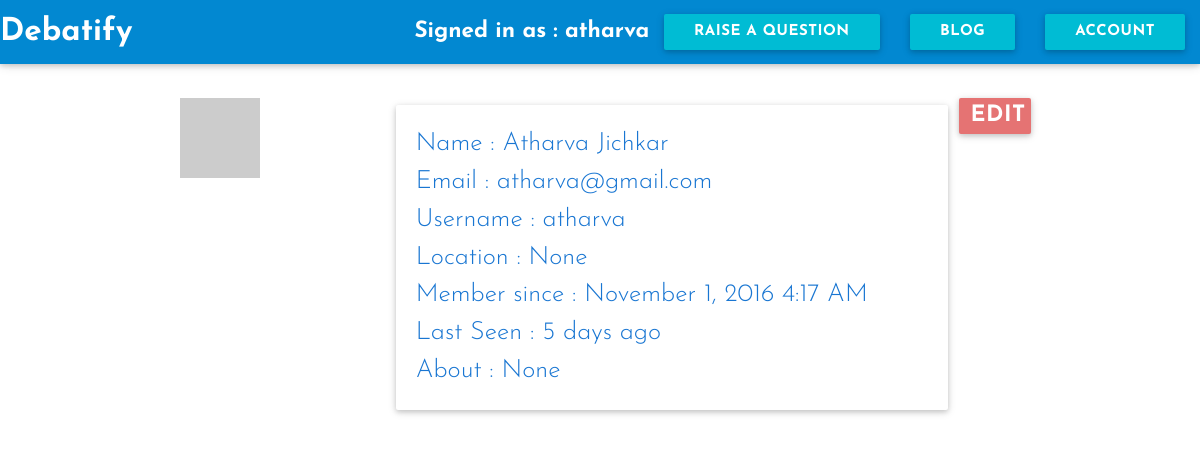
The app's page /welcome/profile (signed in), older data.
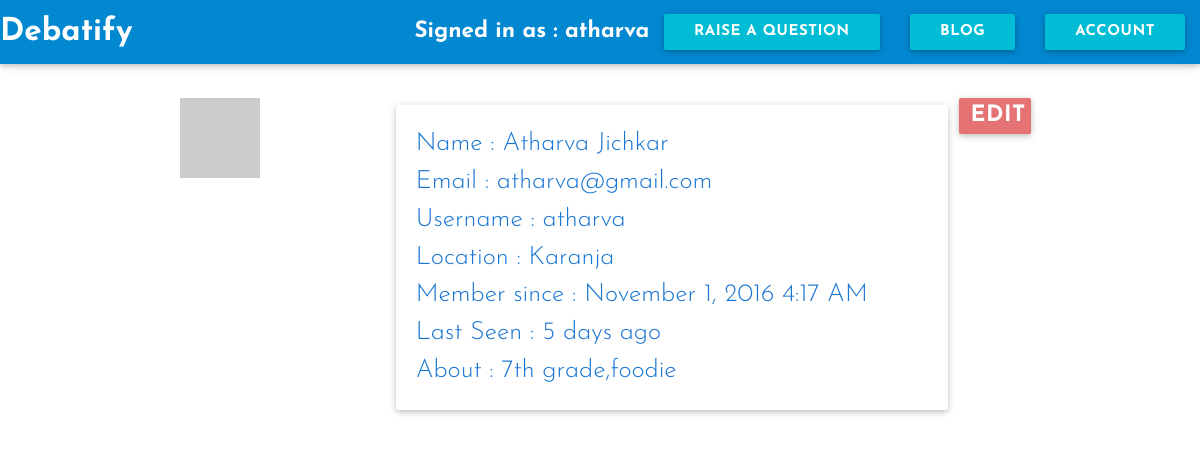
The same page, newer data.
### app/models.py (models this page shows, shortened)
class User(UserMixin,db.Model):
	__tablename__ = 'users'
	id = db.Column(db.Integer,primary_key = True)
	firstname = db.Column(db.String(50),nullable = True)
	lastname = db.Column(db.String(50),nullable = True)
	email = db.Column(db.String(50),nullable = True)
	username = db.Column(db.String(64),nullable = True)
	password = db.Column(db.String(100),nullable = True)
	password_hash = db.Column(db.String(128), nullable = True)
	confirmed = db.Column(db.Boolean, default = False)
	question = db.relationship("Question", backref = "owner", lazy = 'dynamic')
	location = db.Column(db.String(64),nullable = True)
	about_me = db.Column(db.Text(),nullable = True)
	member_since = db.Column(db.DateTime(), default=datetime.utcnow,nullable = True)
	last_seen = db.Column(db.DateTime(), default=datetime.utcnow,nullable = True)
	posts = db.relationship('Posts', backref = 'author', lazy = 'dynamic')
	fetchedChat = db.relationship('Chats', backref = 'messenger', lazy = 'dynamic')
	followed = db.relationship('Follow', foreign_keys = [Follow.follower_id],backref=db.backref('follower', lazy='joined'),lazy='dynamic',cascade='all, delete-orphan')
	followers = db.relationship('Follow', foreign_keys = [Follow.followed_id], backref = db.backref('followed', lazy = 'joined'),lazy='dynamic',cascade='all, delete-orphan')
	def gravatar(self, size=100, default='identicon', rating='g'):
		if request.is_secure:
			url = 'https://secure.gravatar.com/avatar'
		else:
			url = 'http://www.gravatar.com/avatar'
		hash = hashlib.md5(self.email.encode('utf-8')).hexdigest()
		return '{url}/{hash}?s={size}&d={default}&r={rating}'.format(
			url=url, hash=hash, size=size, default=default, rating=rating)
	@property
	def password(self):
		raise AttributeError('password is not a readable attribute')
	@password.setter
	def password(self, password):
		self.password_hash = generate_password_hash(password)

### app/main/views.py (the view)
@welcome.route('/profile', methods = ['GET','POST'])
def profile():
	return render_template('user.html', user = current_user)

### app/models.py (called while the page is built)
@login_manager.user_loader
def load_user(user_id):
	return User.query.get(int(user_id))

### app/main/templates/user.html (shortened to what this page needs)
{% extends "me.html" %}
{% block head %}
{{ super () }}
{% endblock %}
{% block signed_in_as %}Signed in as : {{user.username}}{% endblock %}
{% block questions %}<br>{% endblock %}
{% block page_content %}
<div class = "container">
<div class = "row">
	<div class = "col s3">
		<div><img src="{{ user.gravatar(size = 200) }}" alt = "profile-picture"></div>
	</div>
	<div class = "col s8">
		<div class = "card-panel blue-text text-darken-2">
			<div class = "flow-text"> Name : {{user.firstname}} {{user.lastname}}</div>
			<div class = "flow-text"> Email : {{user.email}}</div>
			<div class = "flow-text"> Username : {{user.username}}</div>
			<div class = "flow-text"> Location : {{ user.location }}</div>
			<div class = "flow-text"> Member since : {{ moment(user.member_since).format('LLL') }}</div>
			<div class = "flow-text"> Last Seen : {{ moment(user.last_seen).fromNow() }}</div>
			<div class = "flow-text">About : {{user.about_me }}</div>
		</div>
	</div>
<a href = "{{url_for('main.edit')}}"><button class = "col s1 btn red lighten-2">Edit</button></a>
</div>
</div>
{% endblock %}

### app/auth/templates/me.html (shortened to what this page needs)
<!DOCTYPE html>
<html>
    <head>
        {% block head %}
        <link rel="stylesheet" type="text/css" href="{{url_for('static',filename = "assets/materialize/css/materialize.min.css")}}">
        <link rel="stylesheet" type="text/css" href = "{{url_for('static', filename = "assets/css/card.css")}}">
        {% endblock %}
    </head>
    <body>
            {% block navbar %}
        <div class = "navbar-fixed">
            <nav>
                <div class = "nav-wrapper light-blue darken-2">
                    <a href="{{url_for('auth.dashboard')}}" class="brand-logo">Debatify</a>
                    <ul id="nav-mobile" class="right hide-on-med-and-down">
                        <li>{% block signed_in_as %}Hello, {{ current_user.firstname | title }}{% endblock %}</li>
                        <li><a href="#modal1" class = "waves-effect waves-light btn cyan modal-trigger">Raise a question</a></li>
                        <li><a href="{{url_for('main.blog')}}" class = "btn cyan">Blog</a></li>
                        <li><a href="" class = " cyan btn dropdown-button" data-activates = "dropdown1">Account</a></li>
                    </ul>
                </div>
            </nav>
        </div>
        {% endblock %}
        {% block questions %}{% endblock %}
        {% block page_content %}{% endblock %}
    </body>
</html>

### app/static/assets/css/card.css (style rules this page uses)
body { font-family: 'Josefin Sans', sans-serif; font-weight: bold; font-size: 1.5em; }

Row changes from the older to the newer data that the page shows:
changed User "Atharva": location "None" → "Karanja"; about_me "None" → "7th grade,foodie"
